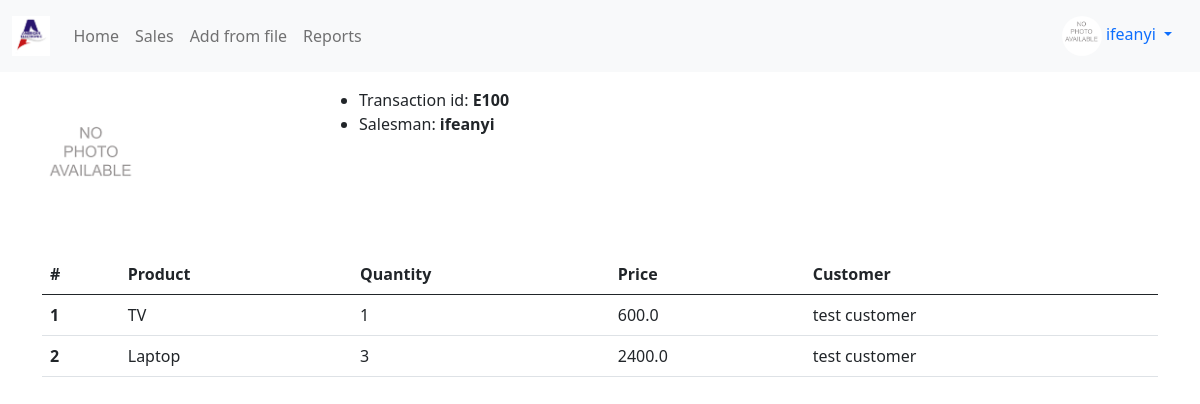
/sales/9 (signed in), run on the app's committed database.
### profiles/models.py (models this page shows, shortened)
class Profile(models.Model):
    user = models.OneToOneField(User, on_delete=models.CASCADE)
    bio = models.TextField(default="No bio...")
    avatar = models.ImageField(upload_to='avatars', default='no_picture.png')
    created = models.DateTimeField(auto_now_add=True)
    updated = models.DateTimeField(auto_now=True)

### sales/models.py (models this page shows, shortened)
class Sale(models.Model):
    transaction_id = models.CharField(max_length=12, blank=True)
    positions = models.ManyToManyField(Position)
    total_price = models.FloatField(blank=True, null=True)
    customer = models.ForeignKey(Customer, on_delete=models.CASCADE)
    salesman = models.ForeignKey(Profile, on_delete=models.CASCADE)
    created = models.DateTimeField(blank=True)
    updated = models.DateTimeField(auto_now=True)
    def get_positions(self):
        return self.positions.all()

class Position(models.Model):
    product = models.ForeignKey(Product, on_delete=models.CASCADE)
    quantity = models.PositiveBigIntegerField()
    price = models.FloatField(blank=True)
    created = models.DateTimeField(blank=True)
    def get_customer_name(self):
        sale_obj = self.sale_set.first()# very important concept
        return sale_obj.customer.name

### customers/models.py (models this page shows, shortened)
class Customer(models.Model):
    name = models.CharField(max_length=120)
    logo = models.ImageField(upload_to='customers', default='no_picture.png')

### products/models.py (models this page shows, shortened)
class Product(models.Model):
    name = models.CharField(max_length=120)
    image = models.ImageField(upload_to='products', default='no_picture.png')
    price = models.FloatField(help_text='in XAF currency')
    created = models.DateTimeField(auto_now_add=True)
    updated = models.DateTimeField(auto_now=True)

### sales/views.py (the view)
# urls.py: path('sales/<pk>', sale_detail_view, name='detail'),
@login_required
def sale_detail_view(request, **kwargs): # use it instead of DetailView
    pk = kwargs.get('pk')
    obj = Sale.objects.get(pk=pk)
    return render(request, 'sales/detail.html', {"object":obj})

### sales/templates/sales/detail.html (shortened to what this page needs)
{% extends "base.html" %}
{% block content %}
    <div class="row mt-3 mb-3">
        <div class="col-3 ">
            <img src="{{object.customer.logo.url}}" class="img-fluid" alt="{{object.customer.name}}">
        </div>
        <div class="col-9 ">
            <ul>
                <li> Transaction id: <b>{{object.transaction_id}}</b>
                <li> Salesman: <b>{{object.salesman.user.username}}</b>
            </ul>
        </div>
    </div>
    <table class="table">
        <thead>
            <tr>
            <th scope="col">#</th>
            <th scope="col">Product</th>
            <th scope="col">Quantity</th>
            <th scope="col">Price</th>
            <th scope="col">Customer</th>
            </tr>
        </thead>
        <tbody>
            {% for pos in object.get_positions %}
                <tr>
                    <th scope="row">{{forloop.counter}}</th>
                    <td>{{pos.product.name}}</td>
                    <td>{{pos.quantity}}</td>
                    <td>{{pos.price}}</td>
                    <td>{{pos.get_customer_name}}</td>
                </tr>
            {% endfor %}
        </tbody>
    </table>
{% endblock content %}

### templates/navbar.html (shortened to what this page needs)
{% load static %}
{% url 'sales:home' as path_to_home %}
{% url 'sales:list' as path_to_sales %}
{% url 'reports:from-file' as path_to_from_file %}
{% url 'reports:main' as path_to_reports %}
<nav class="navbar navbar-expand-lg navbar-light bg-light">
  <div class="container-fluid">
    <a class="navbar-brand" href=""><img src="{% static 'logo.JPG' %}" class="logo-sm"></a>
    <div class="collapse navbar-collapse" id="navbarNav">
      <ul class="navbar-nav">
        <li class="nav-item">
          <a class="nav-link {% if request.path == path_to_home %}active{% endif %}" href="{{path_to_home}}">Home</a>
        </li>
        <li class="nav-item">
          <a class="nav-link {% if request.path == path_to_sales %}active{% endif %}" href="{{path_to_sales}}">Sales</a>
        </li>
        <li class="nav-item">
          <a class="nav-link {% if request.path == path_to_from_file %}active{% endif %}" href="{{path_to_from_file}}">Add from file</a>
        </li>
        <li class="nav-item">
          <a class="nav-link {% if request.path == path_to_reports %}active{% endif %}" href="{{path_to_reports}}">Reports</a>
        </li>
      </ul>
    </div>
    {% if request.user.is_authenticated %}
      <div class="nav-item dropdown">
        <div class="nav-link dropdown-toggle" id="navbarDropdownMenuLink" role="button" data-bs-toggle="dropdown" aria-expanded="false">
          <img src="{{request.user.profile.avatar.url}}" class="avatar-sm">&nbsp;{{request.user}}
        </div>
      </div>
    {% endif %}
  </div>
</nav>

### static/style.css (style rules this page uses)
.avatar-sm { height: 40px; width: 40px; border-radius: 50%; object-fit: cover; }
.logo-sm { height: 40px; width: auto; }
.img-fluid { height: 150px; width: auto; object-fit: cover; }

### data on the page
Sale: customer.logo (placeholder picture), transaction_id "E100", salesman.user.username "ifeanyi"
Position: product.name "TV", quantity "1", price "600.0", get_customer_name "test customer"
Position: product.name "Laptop", quantity "3", price "2400.0", get_customer_name "test customer"

### other printed values
{{ request.user }} "ifeanyi"
